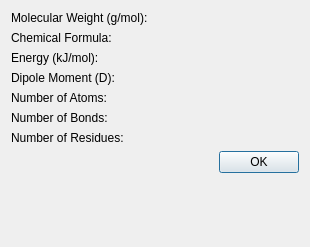
<?xml version="1.0" encoding="UTF-8"?>
<ui version="4.0">
 <class>MolecularPropertiesDialog</class>
 <widget class="QDialog" name="MolecularPropertiesDialog">
  <property name="geometry">
   <rect>
    <x>0</x>
    <y>0</y>
    <width>310</width>
    <height>247</height>
   </rect>
  </property>
  <property name="windowTitle">
   <string>Molecule Properties</string>
  </property>
  <layout class="QVBoxLayout" name="verticalLayout">
   <item>
    <layout class="QGridLayout" name="gridLayout">
     <item row="0" column="0">
      <widget class="QLabel" name="molWeightLabel">
       <property name="text">
        <string>Molecular Weight (g/mol):</string>
       </property>
      </widget>
     </item>
     <item row="1" column="0">
      <widget class="QLabel" name="formulaLabel">
       <property name="text">
        <string>Chemical Formula:</string>
       </property>
      </widget>
     </item>
     <item row="4" column="0">
      <widget class="QLabel" name="atomsLabel">
       <property name="text">
        <string>Number of Atoms:</string>
       </property>
      </widget>
     </item>
     <item row="5" column="0">
      <widget class="QLabel" name="bondsLabel">
       <property name="text">
        <string>Number of Bonds:</string>
       </property>
      </widget>
     </item>
     <item row="6" column="0">
      <widget class="QLabel" name="residuesLabel">
       <property name="text">
        <string>Number of Residues:</string>
       </property>
      </widget>
     </item>
     <item row="2" column="0">
      <widget class="QLabel" name="energyLabel">
       <property name="text">
        <string>Energy (kJ/mol):</string>
       </property>
      </widget>
     </item>
     <item row="3" column="0">
      <widget class="QLabel" name="dipoleLabel">
       <property name="text">
        <string>Dipole Moment (D):</string>
       </property>
      </widget>
     </item>
     <item row="0" column="1">
      <widget class="QLabel" name="molecularWeightLine">
       <property name="readOnly" stdset="0">
        <bool>true</bool>
       </property>
      </widget>
     </item>
     <item row="1" column="1">
      <widget class="QLabel" name="formulaLine">
       <property name="readOnly" stdset="0">
        <bool>true</bool>
       </property>
      </widget>
     </item>
     <item row="2" column="1">
      <widget class="QLabel" name="energyLine">
       <property name="readOnly" stdset="0">
        <bool>true</bool>
       </property>
      </widget>
     </item>
     <item row="3" column="1">
      <widget class="QLabel" name="dipoleMomentLine">
       <property name="readOnly" stdset="0">
        <bool>true</bool>
       </property>
      </widget>
     </item>
     <item row="4" column="1">
      <widget class="QLabel" name="atomsLine">
       <property name="readOnly" stdset="0">
        <bool>true</bool>
       </property>
      </widget>
     </item>
     <item row="5" column="1">
      <widget class="QLabel" name="bondsLine">
       <property name="readOnly" stdset="0">
        <bool>true</bool>
       </property>
      </widget>
     </item>
     <item row="6" column="1">
      <widget class="QLabel" name="residuesLine">
       <property name="readOnly" stdset="0">
        <bool>true</bool>
       </property>
      </widget>
     </item>
    </layout>
   </item>
   <item>
    <widget class="QDialogButtonBox" name="buttonBox">
     <property name="orientation">
      <enum>Qt::Horizontal</enum>
     </property>
     <property name="standardButtons">
      <set>QDialogButtonBox::Ok</set>
     </property>
    </widget>
   </item>
   <item>
    <spacer name="verticalSpacer">
     <property name="orientation">
      <enum>Qt::Vertical</enum>
     </property>
     <property name="sizeHint" stdset="0">
      <size>
       <width>20</width>
       <height>40</height>
      </size>
     </property>
    </spacer>
   </item>
  </layout>
 </widget>
 <resources/>
 <connections>
  <connection>
   <sender>buttonBox</sender>
   <signal>accepted()</signal>
   <receiver>MolecularPropertiesDialog</receiver>
   <slot>accept()</slot>
   <hints>
    <hint type="sourcelabel">
     <x>154</x>
     <y>665</y>
    </hint>
    <hint type="destinationlabel">
     <x>154</x>
     <y>349</y>
    </hint>
   </hints>
  </connection>
 </connections>
</ui>
